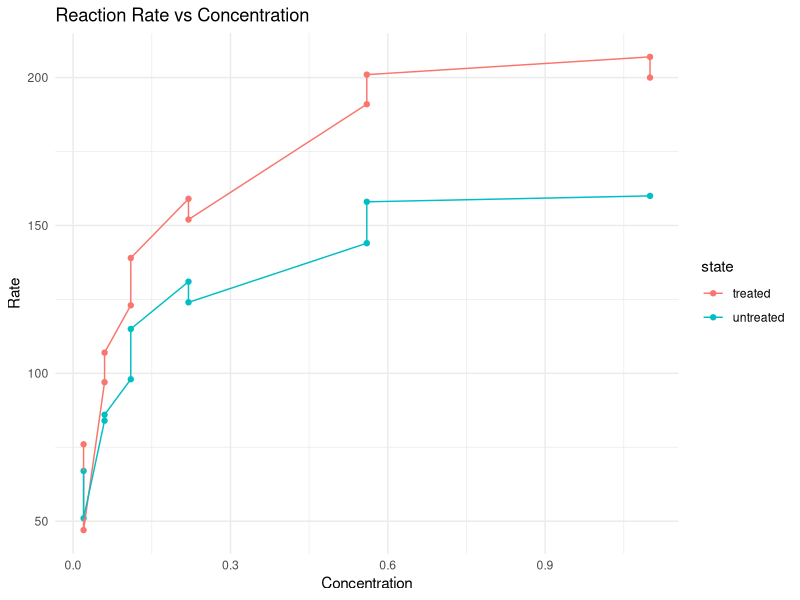

Recreate this plot in R.
## ---- chunk 1
data(Puromycin)
View(Puromycin)
library(ggplot2)
 data("Puromycin")
ggplot(Puromycin, aes(x = conc, y = rate, color = state)) +
     geom_point() +
     geom_line(aes(group = state)) +
     labs(title = "Reaction Rate vs Concentration",
        x = "Concentration",
          y = "Rate") +
    theme_minimal()
data(Puromycin)
